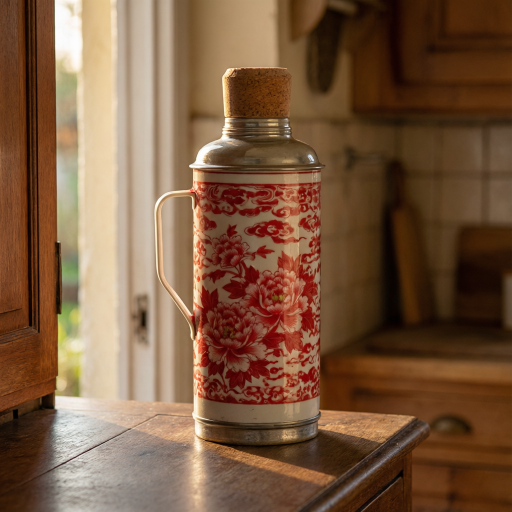
#> input picture images/pdf_gen/pdf1_01_thermos.png, 1024 x 1024 px, found by its file name (shown at 1/2 size)
$ python -i build_pdfs.py   (imports and definitions only)
#> lines starting #> are read from the running program, lines starting #| are printed output that depends on the picture
#!/usr/bin/env python3
"""用 ReportLab 重新生成两本订阅者指南 PDF，嵌入写实配图"""
from reportlab.lib.pagesizes import A4
from reportlab.lib.styles import getSampleStyleSheet, ParagraphStyle
from reportlab.lib.units import mm, cm
from reportlab.lib.colors import HexColor
from reportlab.platypus import SimpleDocTemplate, Paragraph, Spacer, Image, PageBreak, Table, TableStyle, KeepTogether
from reportlab.lib.enums import TA_CENTER, TA_LEFT, TA_JUSTIFY
from reportlab.pdfbase import pdfmetrics
from reportlab.pdfbase.ttfonts import TTFont
from PIL import Image as PILImage
import os, io

IMG_DIR = r"C:\Users\Administrator\Desktop\AI做的网站\chinese-folk-wellness\images\pdf_gen"
OUT_DIR = r"C:\Users\Administrator\Desktop\AI做的网站\chinese-folk-wellness\pdfs"
# [1 line that did not run here, left out]

def load_optimized_image(img_file, max_w=500):
    """加载图片，压缩后返回 JPEG 字节流"""
#> called with img_file = 'images/pdf_gen/pdf1_01_thermos.png', max_w = 500
    # 先找 .png，找不到再找 .webp
    img_path_png = os.path.join(IMG_DIR, os.path.splitext(img_file)[0] + '.png')
    img_path_webp = os.path.join(IMG_DIR, img_file)
    if os.path.exists(img_path_png):
        img_path = img_path_png
    elif os.path.exists(img_path_webp):
        img_path = img_path_webp
    else:
        return None

    pil_img = PILImage.open(img_path)
#> pil_img is the input picture: PIL image 1024x1024 RGB; mean R, G, B 121.6, 88.9, 63.2
    # 转 RGB（扔掉 alpha 通道，PDF 不需要）
    if pil_img.mode in ('RGBA', 'P'):
        pil_img = pil_img.convert('RGB')
    elif pil_img.mode != 'RGB':
        pil_img = pil_img.convert('RGB')

    # 等比缩放到目标宽度
    w, h = pil_img.size
#> w = 1024; h = 1024
    if w > max_w:
        ratio = max_w / w
#> ratio = 0.488
        pil_img = pil_img.resize((max_w, int(h * ratio)), PILImage.LANCZOS)
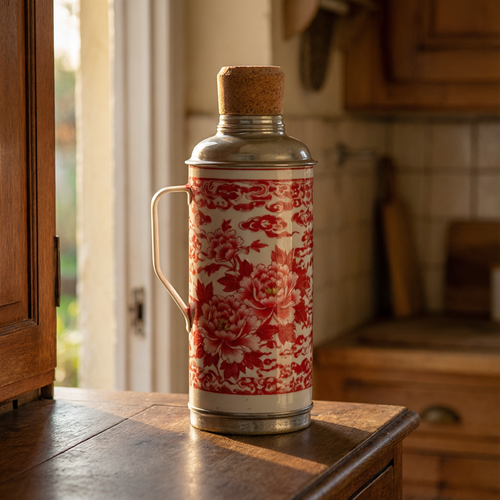
#> pil_img: PIL image 500x500 RGB; mean R, G, B 121.6, 88.9, 63.2

    # 输出 JPEG 字节流
    buf = io.BytesIO()
    pil_img.save(buf, format='JPEG', quality=78, optimize=True)
    buf.seek(0)
    return buf

# 颜色
# [1 line that did not run here, left out]
# [1 line that did not run here, left out]
# [1 line that did not run here, left out]
# [1 line that did not run here, left out]
# [1 line that did not run here, left out]
# [1 line that did not run here, left out]

# [286 lines left out: functions make_styles, cover_page, toc_page, item_page, closing_page, build_pdf1 and 1 more, not called in this run]


# [4 lines not run here, left out]

>>> result = load_optimized_image('images/pdf_gen/pdf1_01_thermos.png')

$ run again, on images/pdf_gen/guide5_summer_home_objects_contact_sheet.png
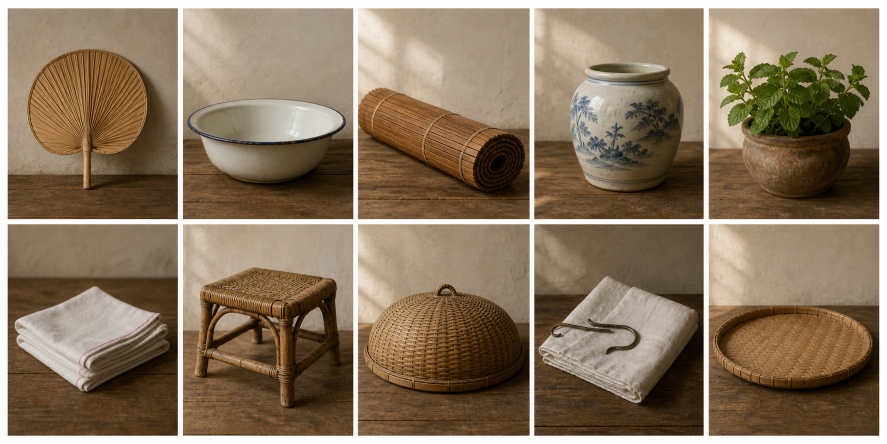
#> input picture images/pdf_gen/guide5_summer_home_objects_contact_sheet.png, 1774 x 887 px, found by its file name (shown at 1/2 size)
#> in load_optimized_image, pil_img is the input picture: PIL image 1774x887 RGB; mean R, G, B 136.8, 117.3, 94.1
#> in load_optimized_image, `pil_img = pil_img.resize((max_w, int(h * ratio)), PILImage.LANCZOS)`:
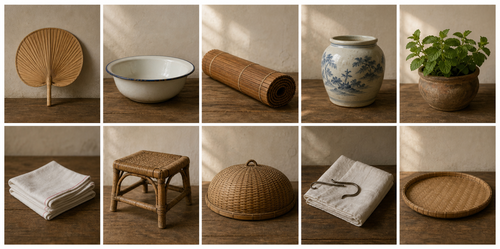
#> pil_img: PIL image 500x249 RGB; mean R, G, B 136.7, 117.1, 94
